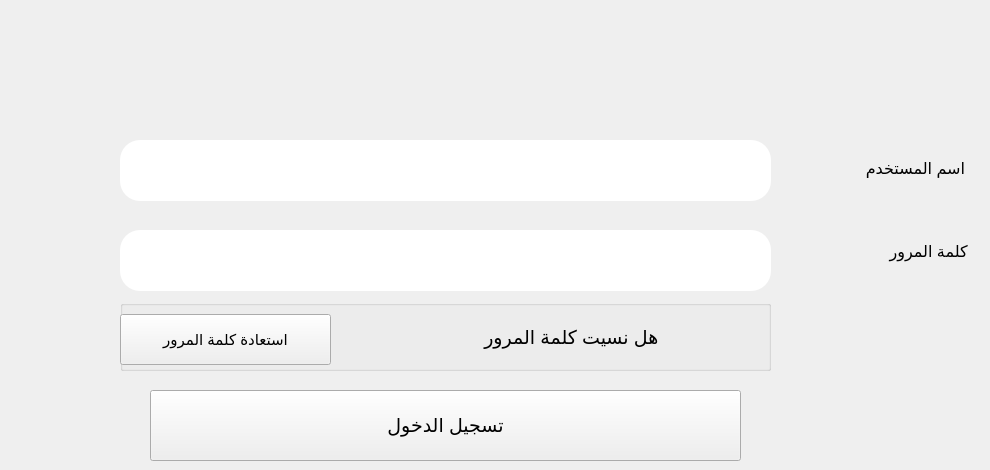
    <widget class="QWidget" name="tab">
     <attribute name="title">
      <string>Tab 1</string>
     </attribute>
     <widget class="QLineEdit" name="lineEdit">
      <property name="geometry">
       <rect>
        <x>120</x>
        <y>140</y>
        <width>651</width>
        <height>61</height>
       </rect>
      </property>
      <property name="font">
       <font>
        <pointsize>15</pointsize>
        <weight>50</weight>
        <bold>false</bold>
       </font>
      </property>
      <property name="styleSheet">
       <string notr="true">border-radius:20px;</string>
      </property>
      <property name="placeholderText">
       <string/>
      </property>
      <property name="clearButtonEnabled">
       <bool>false</bool>
      </property>
     </widget>
     <widget class="QLineEdit" name="lineEdit_2">
      <property name="geometry">
       <rect>
        <x>120</x>
        <y>230</y>
        <width>651</width>
        <height>61</height>
       </rect>
      </property>
      <property name="font">
       <font>
        <pointsize>15</pointsize>
        <weight>50</weight>
        <bold>false</bold>
       </font>
      </property>
      <property name="styleSheet">
       <string notr="true">border-radius:20px;</string>
      </property>
      <property name="echoMode">
       <enum>QLineEdit::Password</enum>
      </property>
      <property name="placeholderText">
       <string/>
      </property>
     </widget>
     <widget class="QPushButton" name="pushButton_7">
      <property name="geometry">
       <rect>
        <x>150</x>
        <y>390</y>
        <width>591</width>
        <height>71</height>
       </rect>
      </property>
      <property name="font">
       <font>
        <pointsize>14</pointsize>
       </font>
      </property>
      <property name="text">
       <string>تسجيل الدخول</string>
      </property>
     </widget>
     <widget class="QGroupBox" name="groupBox_2">
      <property name="geometry">
       <rect>
        <x>120</x>
        <y>300</y>
        <width>651</width>
        <height>71</height>
       </rect>
      </property>
      <property name="title">
       <string/>
      </property>
      <widget class="QLabel" name="label">
       <property name="geometry">
        <rect>
         <x>220</x>
         <y>17</y>
         <width>371</width>
         <height>41</height>
        </rect>
       </property>
       <property name="font">
        <font>
         <family>Segoe UI</family>
         <pointsize>14</pointsize>
        </font>
       </property>
       <property name="text">
        <string>          هل نسيت كلمة المرور        </string>
       </property>
      </widget>
      <widget class="QPushButton" name="pushButton_8">
       <property name="geometry">
        <rect>
         <x>0</x>
         <y>14</y>
         <width>211</width>
         <height>51</height>
        </rect>
       </property>
       <property name="font">
        <font>
         <pointsize>11</pointsize>
        </font>
       </property>
       <property name="text">
        <string>استعادة كلمة المرور</string>
       </property>
      </widget>
     </widget>
     <widget class="QLabel" name="label_2">
      <property name="geometry">
       <rect>
        <x>794</x>
        <y>138</y>
        <width>171</width>
        <height>61</height>
       </rect>
      </property>
      <property name="font">
       <font>
        <family>Segoe UI</family>
        <pointsize>12</pointsize>
        <weight>50</weight>
        <bold>false</bold>
       </font>
      </property>
      <property name="text">
       <string>اسم المستخدم</string>
      </property>
     </widget>
     <widget class="QLabel" name="label_3">
      <property name="geometry">
       <rect>
        <x>820</x>
        <y>231</y>
        <width>161</width>
        <height>41</height>
       </rect>
      </property>
      <property name="font">
       <font>
        <family>Segoe UI</family>
        <pointsize>12</pointsize>
        <weight>50</weight>
        <bold>false</bold>
       </font>
      </property>
      <property name="text">
       <string>   كلمة المرور</string>
      </property>
     </widget>
    </widget>
